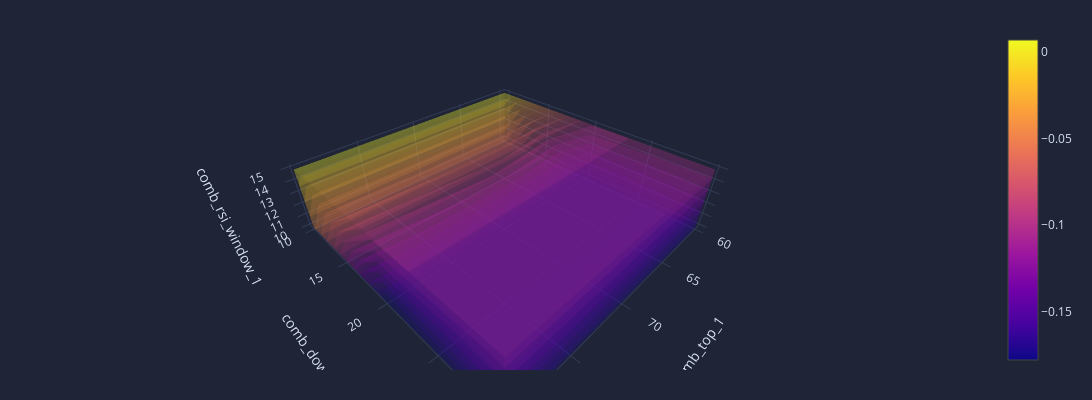

Source (notebook cell):
### Markdown cell above
### Analyse parameters of custom indicators to undestand profit zones

### Code cell
fig = returns.vbt.volume(x_level='comb_top_1',
                         y_level='comb_down_1',
                         z_level='comb_rsi_window_1',
                         height=400, width=1700)
fig.show()

### Figure 1 — Plotly figure (JSON) as saved in the notebook; plotly's stock layout.template omitted (floating-point values rounded to 4 significant figures)
{"data": [{"colorscale": [[0, "#0d0887"], [0.1111, "#46039f"], [0.2222, "#7201a8"], [0.3333, "#9c179e"], [0.4444, "#bd3786"], [0.5556, "#d8576b"], [0.6667, "#ed7953"], [0.7778, "#fb9f3a"], [0.8889, "#fdca26"], [1, "#f0f921"]], "hovertemplate": "comb_top_1: %{x}<br>comb_down_1: %{y}<br>comb_rsi_window_1: %{z}<br>value: %{value}<extra></extra>", "opacity": 0.2, "surface": {"count": 15}, "type": "volume", "uid": "aa3e740b-8851-4464-9be1-403e234be625", "value": [-0.04297, 0.006746, -0.1777, -0.09712, -0.1714, -0.1016, -0.04297, 0.006746, -0.1777, -0.09712, -0.1714, -0.1016, -0.04297, 0.006746, -0.1777, -0.09712, -0.1714, -0.1016], "x": [60, 60, 60, 60, 60, 60, 70, 70, 70, 70, 70, 70, 80, 80, 80, 80, 80, 80], "y": [10, 10, 20, 20, 30, 30, 10, 10, 20, 20, 30, 30, 10, 10, 20, 20, 30, 30], "z": [10, 15, 10, 15, 10, 15, 10, 15, 10, 15, 10, 15, 10, 15, 10, 15, 10, 15]}], "layout": {"height": 400, "legend": {"orientation": "h", "traceorder": "normal", "x": 1, "xanchor": "right", "y": 1.02, "yanchor": "bottom"}, "margin": {"b": 30, "l": 30, "r": 30, "t": 30}, "scene": {"xaxis": {"title": {"text": "comb_top_1"}}, "yaxis": {"title": {"text": "comb_down_1"}}, "zaxis": {"title": {"text": "comb_rsi_window_1"}}}, "width": 1700}}
